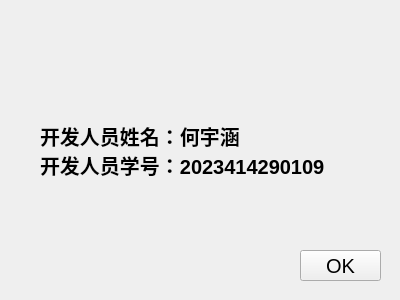
<?xml version="1.0" encoding="UTF-8"?>
<ui version="4.0">
 <class>samp2_4</class>
 <widget class="QWidget" name="samp2_4">
  <property name="geometry">
   <rect>
    <x>0</x>
    <y>0</y>
    <width>400</width>
    <height>300</height>
   </rect>
  </property>
  <property name="font">
   <font>
    <pointsize>15</pointsize>
   </font>
  </property>
  <property name="windowTitle">
   <string>samp2_4</string>
  </property>
  <widget class="QLabel" name="label">
   <property name="geometry">
    <rect>
     <x>40</x>
     <y>120</y>
     <width>321</width>
     <height>61</height>
    </rect>
   </property>
   <property name="font">
    <font>
     <pointsize>15</pointsize>
     <bold>true</bold>
    </font>
   </property>
   <property name="text">
    <string>开发人员姓名：何宇涵
开发人员学号：2023414290109</string>
   </property>
  </widget>
  <widget class="QPushButton" name="pushButton">
   <property name="geometry">
    <rect>
     <x>300</x>
     <y>250</y>
     <width>81</width>
     <height>31</height>
    </rect>
   </property>
   <property name="text">
    <string>OK</string>
   </property>
  </widget>
 </widget>
 <resources/>
 <connections/>
</ui>
